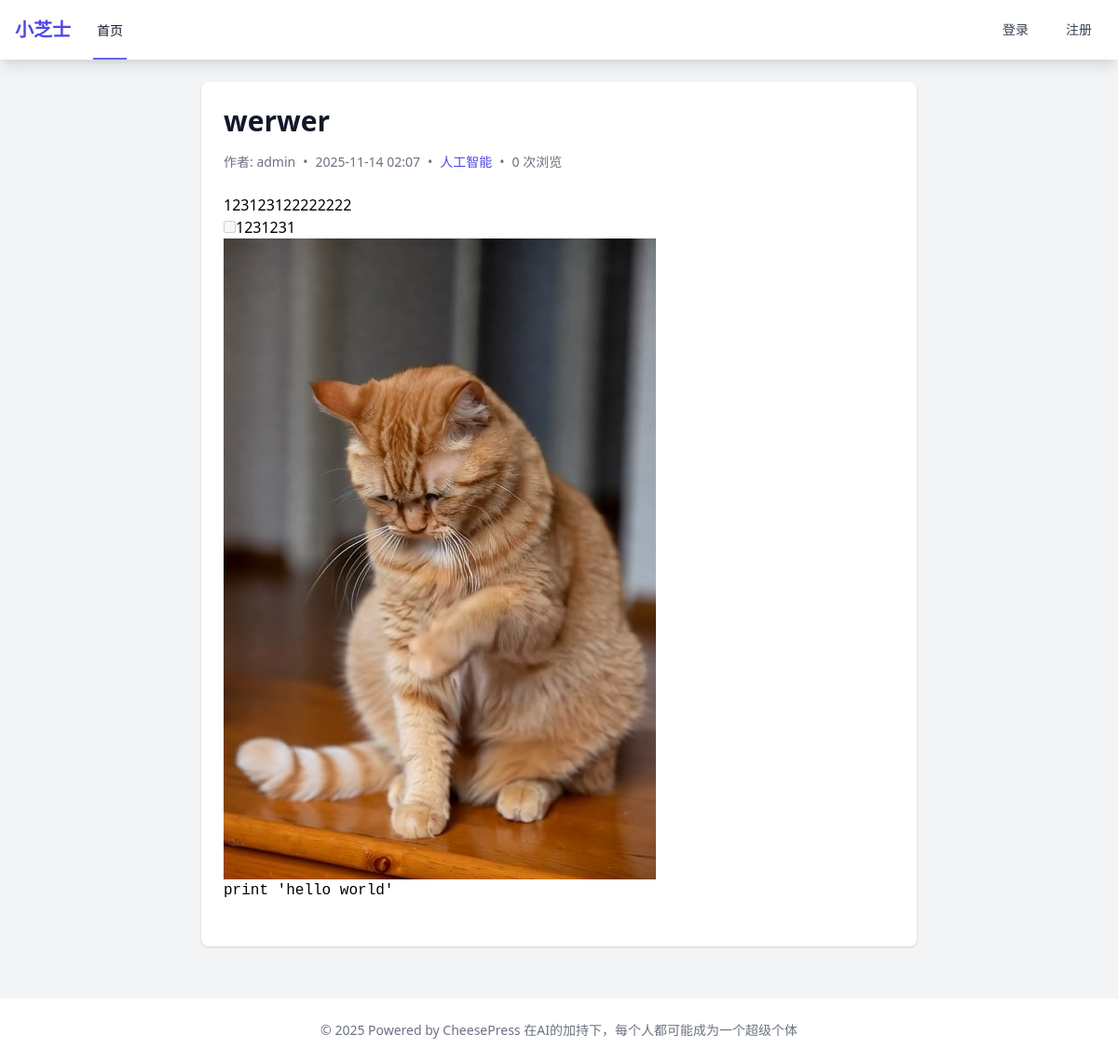
The app's page /post/werwer with its own data.
### app/models/__init__.py (models this page shows, shortened)
class Post(db.Model):
    __tablename__ = 'posts'
    id = db.Column(db.Integer, primary_key=True)
    title = db.Column(db.String(200), nullable=False)
    slug = db.Column(db.String(200), unique=True, nullable=False)
    content = db.Column(db.Text, nullable=False)
    excerpt = db.Column(db.Text, nullable=True)
    featured_image = db.Column(db.String(255), nullable=True)
    status = db.Column(db.String(20), default='draft')  # draft, published, archived
    view_count = db.Column(db.Integer, default=0)
    user_id = db.Column(db.Integer, db.ForeignKey('users.id'), nullable=False)
    category_id = db.Column(db.Integer, db.ForeignKey('categories.id'), nullable=True)
    published_at = db.Column(db.DateTime, nullable=True)
    created_at = db.Column(db.DateTime, default=datetime.utcnow)
    updated_at = db.Column(db.DateTime, default=datetime.utcnow, onupdate=datetime.utcnow)
    seo_title = db.Column(db.String(200), nullable=True)
    seo_description = db.Column(db.Text, nullable=True)
    seo_keywords = db.Column(db.Text, nullable=True)
    seo_og_image = db.Column(db.String(255), nullable=True)
    comments = db.relationship('Comment', backref='post', lazy=True)

class User(UserMixin, db.Model):
    __tablename__ = 'users'
    id = db.Column(db.Integer, primary_key=True)
    username = db.Column(db.String(80), unique=True, nullable=False)
    email = db.Column(db.String(120), unique=True, nullable=False)
    password_hash = db.Column(db.String(255), nullable=False)
    first_name = db.Column(db.String(50), nullable=True)
    last_name = db.Column(db.String(50), nullable=True)
    bio = db.Column(db.Text, nullable=True)
    avatar = db.Column(db.String(255), nullable=True)
    role = db.Column(db.String(20), default='user')  # user, editor, admin
    is_active = db.Column(db.Boolean, default=True)
    created_at = db.Column(db.DateTime, default=datetime.utcnow)
    updated_at = db.Column(db.DateTime, default=datetime.utcnow, onupdate=datetime.utcnow)
    posts = db.relationship('Post', backref='author', lazy=True, foreign_keys='Post.user_id')
    comments = db.relationship('Comment', backref='author', lazy=True, foreign_keys='Comment.user_id')

class Category(db.Model):
    __tablename__ = 'categories'
    id = db.Column(db.Integer, primary_key=True)
    name = db.Column(db.String(100), unique=True, nullable=False)
    slug = db.Column(db.String(100), unique=True, nullable=False)
    description = db.Column(db.Text, nullable=True)
    parent_id = db.Column(db.Integer, db.ForeignKey('categories.id'), nullable=True)
    created_at = db.Column(db.DateTime, default=datetime.utcnow)
    seo_title = db.Column(db.String(200), nullable=True)
    seo_description = db.Column(db.Text, nullable=True)
    seo_keywords = db.Column(db.Text, nullable=True)
    parent = db.relationship('Category', remote_side=[id], backref='subcategories')
    posts = db.relationship('Post', backref='category', lazy=True)

### app/main/__init__.py (the view)
@bp.route('/post/<slug>')
def post_detail(slug):
    post = Post.query.filter_by(slug=slug).first_or_404()
    return render_template('main/post_detail.html', post=post)

### app/utils/seo.py (called while the page is built)
def get_seo_settings():
    return SeoSetting.query.first()

def get_post_seo_data(post):
    title = post.seo_title or post.title
    description = post.seo_description or (post.excerpt[:160] if post.excerpt else '')
    keywords = post.seo_keywords or ''
    og_image = post.seo_og_image or (post.featured_image if post.featured_image else '')
    canonical_url = url_for('main.post_detail', slug=post.slug, _external=True)
    return {
        'title': title,
        'description': description,
        'keywords': keywords,
        'og_image': og_image,
        'canonical_url': canonical_url
    }

def register_seo_functions(app):
    @app.context_processor
    def inject_seo_functions():
        return dict(
            get_post_seo_data=get_post_seo_data,
            get_category_seo_data=get_category_seo_data,
            generate_meta_tags=generate_meta_tags
        )

### app/templates/main/post_detail.html (shortened to what this page needs)
{% extends "base.html" %}
{% from 'macros/seo.html' import render_meta_tags %}
{% from 'macros/seo_utils.html' import get_seo_settings %}
{% block content %}
<div class="max-w-3xl mx-auto">
    <article class="bg-white shadow rounded-lg overflow-hidden">
        <div class="p-6">
            <h1 class="text-3xl font-bold text-gray-900 mb-4">{{ post.title }}</h1>
            <div class="flex items-center text-sm text-gray-500 mb-6">
                <span>作者: {{ post.author.username }}</span>
                <span class="mx-2">•</span>
                <span>{{ post.created_at.strftime('%Y-%m-%d %H:%M') }}</span>
                {% if post.category %}
                    <span class="mx-2">•</span>
                    <span class="text-indigo-600">{{ post.category.name }}</span>
                {% endif %}
                <span class="mx-2">•</span>
                <span>{{ post.view_count }} 次浏览</span>
            </div>
            <div class="prose max-w-none">
                {{ post.content|safe }}
            </div>
        </div>
    </article>
</div>
{% endblock %}

### records on screen
Post: title "werwer", created_at "2025-11-14 02:07", view_count "0", content (picture)
User: author.username "admin"
Category: category.name "人工智能"
